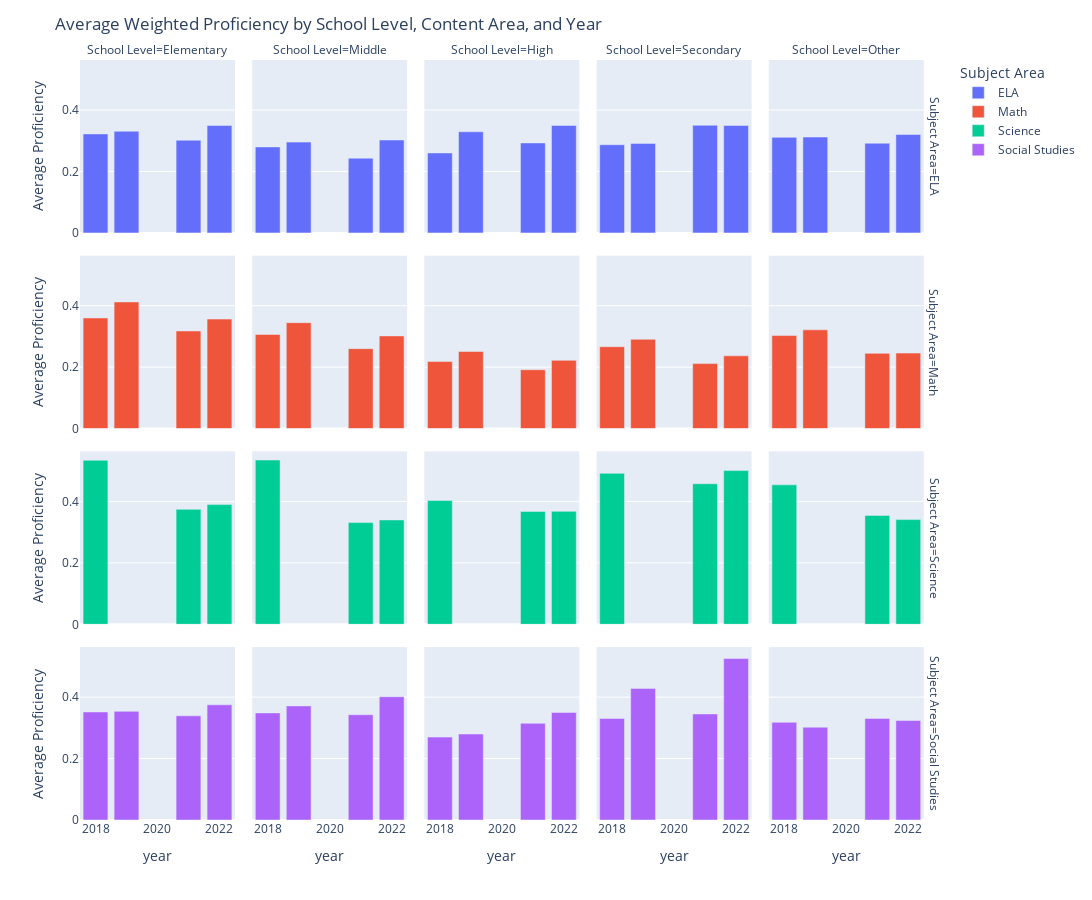

This figure's notebook cell:
### Code cell
# Calculate average proficiency per school level, content area, and year
average_proficiency = weighted_assessments.groupby(['school_lvl', 'subject_area', 'year'])['pct_met_exceeded'].mean().reset_index()

# Define subject_area
subject_area = weighted_assessments['subject_area'].unique().tolist()

# Reorder scool levels
school_lvl_order = ['Elementary', 'Middle', 'High', 'Secondary', 'Other']

# Create bar plot
fig = px.bar(average_proficiency, x='year', y='pct_met_exceeded', color='subject_area',
             facet_row='subject_area', facet_col='school_lvl',
             category_orders={'subject_area': subject_area, 'school_lvl': school_lvl_order},
             labels={'pct_met_exceeded': 'Average Proficiency',
                     'school_lvl': 'School Level',
                     'subject_area': 'Subject Area'})

# Update layout
fig.update_layout(
    title='Average Weighted Proficiency by School Level, Content Area, and Year',
   autosize=True,
    width=1200,
    height=900,
)

# Update the graph size to 50% Larger
fig.update_layout(
    autosize=True,
    width=1200,
    height=900,
)

# Show the figure
fig.show()

### Figure 1 — Plotly figure (JSON) as saved in the notebook; plotly's stock layout.template omitted (floating-point values rounded to 4 significant figures)
{"data": [{"alignmentgroup": "True", "hovertemplate": "Subject Area=ELA<br>School Level=Elementary<br>year=%{x}<br>Average Proficiency=%{y}<extra></extra>", "legendgroup": "ELA", "marker": {"color": "#636efa", "pattern": {"shape": ""}}, "name": "ELA", "offsetgroup": "ELA", "orientation": "v", "showlegend": true, "textposition": "auto", "type": "bar", "x": [2018, 2019, 2021, 2022], "xaxis": "x16", "y": [0.3221, 0.3308, 0.3016, 0.3494], "yaxis": "y16"}, {"alignmentgroup": "True", "hovertemplate": "Subject Area=ELA<br>School Level=Middle<br>year=%{x}<br>Average Proficiency=%{y}<extra></extra>", "legendgroup": "ELA", "marker": {"color": "#636efa", "pattern": {"shape": ""}}, "name": "ELA", "offsetgroup": "ELA", "orientation": "v", "showlegend": false, "textposition": "auto", "type": "bar", "x": [2018, 2019, 2021, 2022], "xaxis": "x17", "y": [0.2797, 0.2955, 0.2431, 0.3022], "yaxis": "y17"}, {"alignmentgroup": "True", "hovertemplate": "Subject Area=ELA<br>School Level=High<br>year=%{x}<br>Average Proficiency=%{y}<extra></extra>", "legendgroup": "ELA", "marker": {"color": "#636efa", "pattern": {"shape": ""}}, "name": "ELA", "offsetgroup": "ELA", "orientation": "v", "showlegend": false, "textposition": "auto", "type": "bar", "x": [2018, 2019, 2021, 2022], "xaxis": "x18", "y": [0.2602, 0.3291, 0.2928, 0.3496], "yaxis": "y18"}, {"alignmentgroup": "True", "hovertemplate": "Subject Area=ELA<br>School Level=Secondary<br>year=%{x}<br>Average Proficiency=%{y}<extra></extra>", "legendgroup": "ELA", "marker": {"color": "#636efa", "pattern": {"shape": ""}}, "name": "ELA", "offsetgroup": "ELA", "orientation": "v", "showlegend": false, "textposition": "auto", "type": "bar", "x": [2018, 2019, 2021, 2022], "xaxis": "x19", "y": [0.2869, 0.2913, 0.3502, 0.3495], "yaxis": "y19"}, {"alignmentgroup": "True", "hovertemplate": "Subject Area=ELA<br>School Level=Other<br>year=%{x}<br>Average Proficiency=%{y}<extra></extra>", "legendgroup": "ELA", "marker": {"color": "#636efa", "pattern": {"shape": ""}}, "name": "ELA", "offsetgroup": "ELA", "orientation": "v", "showlegend": false, "textposition": "auto", "type": "bar", "x": [2018, 2019, 2021, 2022], "xaxis": "x20", "y": [0.3109, 0.3119, 0.2919, 0.3201], "yaxis": "y20"}, {"alignmentgroup": "True", "hovertemplate": "Subject Area=Math<br>School Level=Elementary<br>year=%{x}<br>Average Proficiency=%{y}<extra></extra>", "legendgroup": "Math", "marker": {"color": "#EF553B", "pattern": {"shape": ""}}, "name": "Math", "offsetgroup": "Math", "orientation": "v", "showlegend": true, "textposition": "auto", "type": "bar", "x": [2018, 2019, 2021, 2022], "xaxis": "x11", "y": [0.36, 0.4122, 0.3177, 0.3563], "yaxis": "y11"}, {"alignmentgroup": "True", "hovertemplate": "Subject Area=Math<br>School Level=Middle<br>year=%{x}<br>Average Proficiency=%{y}<extra></extra>", "legendgroup": "Math", "marker": {"color": "#EF553B", "pattern": {"shape": ""}}, "name": "Math", "offsetgroup": "Math", "orientation": "v", "showlegend": false, "textposition": "auto", "type": "bar", "x": [2018, 2019, 2021, 2022], "xaxis": "x12", "y": [0.3063, 0.3447, 0.2602, 0.3016], "yaxis": "y12"}, {"alignmentgroup": "True", "hovertemplate": "Subject Area=Math<br>School Level=High<br>year=%{x}<br>Average Proficiency=%{y}<extra></extra>", "legendgroup": "Math", "marker": {"color": "#EF553B", "pattern": {"shape": ""}}, "name": "Math", "offsetgroup": "Math", "orientation": "v", "showlegend": false, "textposition": "auto", "type": "bar", "x": [2018, 2019, 2021, 2022], "xaxis": "x13", "y": [0.2182, 0.2508, 0.1917, 0.2221], "yaxis": "y13"}, {"alignmentgroup": "True", "hovertemplate": "Subject Area=Math<br>School Level=Secondary<br>year=%{x}<br>Average Proficiency=%{y}<extra></extra>", "legendgroup": "Math", "marker": {"color": "#EF553B", "pattern": {"shape": ""}}, "name": "Math", "offsetgroup": "Math", "orientation": "v", "showlegend": false, "textposition": "auto", "type": "bar", "x": [2018, 2019, 2021, 2022], "xaxis": "x14", "y": [0.2665, 0.2906, 0.2115, 0.2368], "yaxis": "y14"}, {"alignmentgroup": "True", "hovertemplate": "Subject Area=Math<br>School Level=Other<br>year=%{x}<br>Average Proficiency=%{y}<extra></extra>", "legendgroup": "Math", "marker": {"color": "#EF553B", "pattern": {"shape": ""}}, "name": "Math", "offsetgroup": "Math", "orientation": "v", "showlegend": false, "textposition": "auto", "type": "bar", "x": [2018, 2019, 2021, 2022], "xaxis": "x15", "y": [0.3028, 0.3213, 0.245, 0.2457], "yaxis": "y15"}, {"alignmentgroup": "True", "hovertemplate": "Subject Area=Science<br>School Level=Elementary<br>year=%{x}<br>Average Proficiency=%{y}<extra></extra>", "legendgroup": "Science", "marker": {"color": "#00cc96", "pattern": {"shape": ""}}, "name": "Science", "offsetgroup": "Science", "orientation": "v", "showlegend": true, "textposition": "auto", "type": "bar", "x": [2018, 2021, 2022], "xaxis": "x6", "y": [0.5337, 0.3741, 0.3895], "yaxis": "y6"}, {"alignmentgroup": "True", "hovertemplate": "Subject Area=Science<br>School Level=Middle<br>year=%{x}<br>Average Proficiency=%{y}<extra></extra>", "legendgroup": "Science", "marker": {"color": "#00cc96", "pattern": {"shape": ""}}, "name": "Science", "offsetgroup": "Science", "orientation": "v", "showlegend": false, "textposition": "auto", "type": "bar", "x": [2018, 2021, 2022], "xaxis": "x7", "y": [0.5345, 0.3309, 0.3395], "yaxis": "y7"}, {"alignmentgroup": "True", "hovertemplate": "Subject Area=Science<br>School Level=High<br>year=%{x}<br>Average Proficiency=%{y}<extra></extra>", "legendgroup": "Science", "marker": {"color": "#00cc96", "pattern": {"shape": ""}}, "name": "Science", "offsetgroup": "Science", "orientation": "v", "showlegend": false, "textposition": "auto", "type": "bar", "x": [2018, 2021, 2022], "xaxis": "x8", "y": [0.4027, 0.3673, 0.3675], "yaxis": "y8"}, {"alignmentgroup": "True", "hovertemplate": "Subject Area=Science<br>School Level=Secondary<br>year=%{x}<br>Average Proficiency=%{y}<extra></extra>", "legendgroup": "Science", "marker": {"color": "#00cc96", "pattern": {"shape": ""}}, "name": "Science", "offsetgroup": "Science", "orientation": "v", "showlegend": false, "textposition": "auto", "type": "bar", "x": [2018, 2021, 2022], "xaxis": "x9", "y": [0.4911, 0.4573, 0.5002], "yaxis": "y9"}, {"alignmentgroup": "True", "hovertemplate": "Subject Area=Science<br>School Level=Other<br>year=%{x}<br>Average Proficiency=%{y}<extra></extra>", "legendgroup": "Science", "marker": {"color": "#00cc96", "pattern": {"shape": ""}}, "name": "Science", "offsetgroup": "Science", "orientation": "v", "showlegend": false, "textposition": "auto", "type": "bar", "x": [2018, 2021, 2022], "xaxis": "x10", "y": [0.4538, 0.3544, 0.3406], "yaxis": "y10"}, {"alignmentgroup": "True", "hovertemplate": "Subject Area=Social Studies<br>School Level=Elementary<br>year=%{x}<br>Average Proficiency=%{y}<extra></extra>", "legendgroup": "Social Studies", "marker": {"color": "#ab63fa", "pattern": {"shape": ""}}, "name": "Social Studies", "offsetgroup": "Social Studies", "orientation": "v", "showlegend": true, "textposition": "auto", "type": "bar", "x": [2018, 2019, 2021, 2022], "xaxis": "x", "y": [0.3515, 0.3535, 0.3388, 0.3748], "yaxis": "y"}, {"alignmentgroup": "True", "hovertemplate": "Subject Area=Social Studies<br>School Level=Middle<br>year=%{x}<br>Average Proficiency=%{y}<extra></extra>", "legendgroup": "Social Studies", "marker": {"color": "#ab63fa", "pattern": {"shape": ""}}, "name": "Social Studies", "offsetgroup": "Social Studies", "orientation": "v", "showlegend": false, "textposition": "auto", "type": "bar", "x": [2018, 2019, 2021, 2022], "xaxis": "x2", "y": [0.3485, 0.3713, 0.3426, 0.401], "yaxis": "y2"}, {"alignmentgroup": "True", "hovertemplate": "Subject Area=Social Studies<br>School Level=High<br>year=%{x}<br>Average Proficiency=%{y}<extra></extra>", "legendgroup": "Social Studies", "marker": {"color": "#ab63fa", "pattern": {"shape": ""}}, "name": "Social Studies", "offsetgroup": "Social Studies", "orientation": "v", "showlegend": false, "textposition": "auto", "type": "bar", "x": [2018, 2019, 2021, 2022], "xaxis": "x3", "y": [0.2698, 0.2799, 0.3147, 0.35], "yaxis": "y3"}, {"alignmentgroup": "True", "hovertemplate": "Subject Area=Social Studies<br>School Level=Secondary<br>year=%{x}<br>Average Proficiency=%{y}<extra></extra>", "legendgroup": "Social Studies", "marker": {"color": "#ab63fa", "pattern": {"shape": ""}}, "name": "Social Studies", "offsetgroup": "Social Studies", "orientation": "v", "showlegend": false, "textposition": "auto", "type": "bar", "x": [2018, 2019, 2021, 2022], "xaxis": "x4", "y": [0.3303, 0.4282, 0.345, 0.5255], "yaxis": "y4"}, {"alignmentgroup": "True", "hovertemplate": "Subject Area=Social Studies<br>School Level=Other<br>year=%{x}<br>Average Proficiency=%{y}<extra></extra>", "legendgroup": "Social Studies", "marker": {"color": "#ab63fa", "pattern": {"shape": ""}}, "name": "Social Studies", "offsetgroup": "Social Studies", "orientation": "v", "showlegend": false, "textposition": "auto", "type": "bar", "x": [2018, 2019, 2021, 2022], "xaxis": "x5", "y": [0.3179, 0.302, 0.3307, 0.3236], "yaxis": "y5"}], "layout": {"annotations": [{"font": {}, "showarrow": false, "text": "School Level=Elementary", "x": 0.09, "xanchor": "center", "xref": "paper", "y": 1, "yanchor": "bottom", "yref": "paper"}, {"font": {}, "showarrow": false, "text": "School Level=Middle", "x": 0.29, "xanchor": "center", "xref": "paper", "y": 1, "yanchor": "bottom", "yref": "paper"}, {"font": {}, "showarrow": false, "text": "School Level=High", "x": 0.49, "xanchor": "center", "xref": "paper", "y": 1, "yanchor": "bottom", "yref": "paper"}, {"font": {}, "showarrow": false, "text": "School Level=Secondary", "x": 0.69, "xanchor": "center", "xref": "paper", "y": 1, "yanchor": "bottom", "yref": "paper"}, {"font": {}, "showarrow": false, "text": "School Level=Other", "x": 0.89, "xanchor": "center", "xref": "paper", "y": 1, "yanchor": "bottom", "yref": "paper"}, {"font": {}, "showarrow": false, "text": "Subject Area=Social Studies", "textangle": 90, "x": 0.98, "xanchor": "left", "xref": "paper", "y": 0.1138, "yanchor": "middle", "yref": "paper"}, {"font": {}, "showarrow": false, "text": "Subject Area=Science", "textangle": 90, "x": 0.98, "xanchor": "left", "xref": "paper", "y": 0.3712, "yanchor": "middle", "yref": "paper"}, {"font": {}, "showarrow": false, "text": "Subject Area=Math", "textangle": 90, "x": 0.98, "xanchor": "left", "xref": "paper", "y": 0.6288, "yanchor": "middle", "yref": "paper"}, {"font": {}, "showarrow": false, "text": "Subject Area=ELA", "textangle": 90, "x": 0.98, "xanchor": "left", "xref": "paper", "y": 0.8862, "yanchor": "middle", "yref": "paper"}], "autosize": true, "barmode": "relative", "height": 900, "legend": {"title": {"text": "Subject Area"}, "tracegroupgap": 0}, "margin": {"t": 60}, "title": {"text": "Average Weighted Proficiency by School Level, Content Area, and Year"}, "width": 1200, "xaxis": {"anchor": "y", "domain": [0, 0.18], "title": {"text": "year"}}, "xaxis10": {"anchor": "y10", "domain": [0.8, 0.98], "matches": "x", "showticklabels": false}, "xaxis11": {"anchor": "y11", "domain": [0, 0.18], "matches": "x", "showticklabels": false}, "xaxis12": {"anchor": "y12", "domain": [0.2, 0.38], "matches": "x", "showticklabels": false}, "xaxis13": {"anchor": "y13", "domain": [0.4, 0.58], "matches": "x", "showticklabels": false}, "xaxis14": {"anchor": "y14", "domain": [0.6, 0.78], "matches": "x", "showticklabels": false}, "xaxis15": {"anchor": "y15", "domain": [0.8, 0.98], "matches": "x", "showticklabels": false}, "xaxis16": {"anchor": "y16", "domain": [0, 0.18], "matches": "x", "showticklabels": false}, "xaxis17": {"anchor": "y17", "domain": [0.2, 0.38], "matches": "x", "showticklabels": false}, "xaxis18": {"anchor": "y18", "domain": [0.4, 0.58], "matches": "x", "showticklabels": false}, "xaxis19": {"anchor": "y19", "domain": [0.6, 0.78], "matches": "x", "showticklabels": false}, "xaxis2": {"anchor": "y2", "domain": [0.2, 0.38], "matches": "x", "title": {"text": "year"}}, "xaxis20": {"anchor": "y20", "domain": [0.8, 0.98], "matches": "x", "showticklabels": false}, "xaxis3": {"anchor": "y3", "domain": [0.4, 0.58], "matches": "x", "title": {"text": "year"}}, "xaxis4": {"anchor": "y4", "domain": [0.6, 0.78], "matches": "x", "title": {"text": "year"}}, "xaxis5": {"anchor": "y5", "domain": [0.8, 0.98], "matches": "x", "title": {"text": "year"}}, "xaxis6": {"anchor": "y6", "domain": [0, 0.18], "matches": "x", "showticklabels": false}, "xaxis7": {"anchor": "y7", "domain": [0.2, 0.38], "matches": "x", "showticklabels": false}, "xaxis8": {"anchor": "y8", "domain": [0.4, 0.58], "matches": "x", "showticklabels": false}, "xaxis9": {"anchor": "y9", "domain": [0.6, 0.78], "matches": "x", "showticklabels": false}, "yaxis": {"anchor": "x", "domain": [0, 0.2275], "title": {"text": "Average Proficiency"}}, "yaxis10": {"anchor": "x10", "domain": [0.2575, 0.485], "matches": "y", "showticklabels": false}, "yaxis11": {"anchor": "x11", "domain": [0.515, 0.7425], "matches": "y", "title": {"text": "Average Proficiency"}}, "yaxis12": {"anchor": "x12", "domain": [0.515, 0.7425], "matches": "y", "showticklabels": false}, "yaxis13": {"anchor": "x13", "domain": [0.515, 0.7425], "matches": "y", "showticklabels": false}, "yaxis14": {"anchor": "x14", "domain": [0.515, 0.7425], "matches": "y", "showticklabels": false}, "yaxis15": {"anchor": "x15", "domain": [0.515, 0.7425], "matches": "y", "showticklabels": false}, "yaxis16": {"anchor": "x16", "domain": [0.7725, 1], "matches": "y", "title": {"text": "Average Proficiency"}}, "yaxis17": {"anchor": "x17", "domain": [0.7725, 1], "matches": "y", "showticklabels": false}, "yaxis18": {"anchor": "x18", "domain": [0.7725, 1], "matches": "y", "showticklabels": false}, "yaxis19": {"anchor": "x19", "domain": [0.7725, 1], "matches": "y", "showticklabels": false}, "yaxis2": {"anchor": "x2", "domain": [0, 0.2275], "matches": "y", "showticklabels": false}, "yaxis20": {"anchor": "x20", "domain": [0.7725, 1], "matches": "y", "showticklabels": false}, "yaxis3": {"anchor": "x3", "domain": [0, 0.2275], "matches": "y", "showticklabels": false}, "yaxis4": {"anchor": "x4", "domain": [0, 0.2275], "matches": "y", "showticklabels": false}, "yaxis5": {"anchor": "x5", "domain": [0, 0.2275], "matches": "y", "showticklabels": false}, "yaxis6": {"anchor": "x6", "domain": [0.2575, 0.485], "matches": "y", "title": {"text": "Average Proficiency"}}, "yaxis7": {"anchor": "x7", "domain": [0.2575, 0.485], "matches": "y", "showticklabels": false}, "yaxis8": {"anchor": "x8", "domain": [0.2575, 0.485], "matches": "y", "showticklabels": false}, "yaxis9": {"anchor": "x9", "domain": [0.2575, 0.485], "matches": "y", "showticklabels": false}}}
